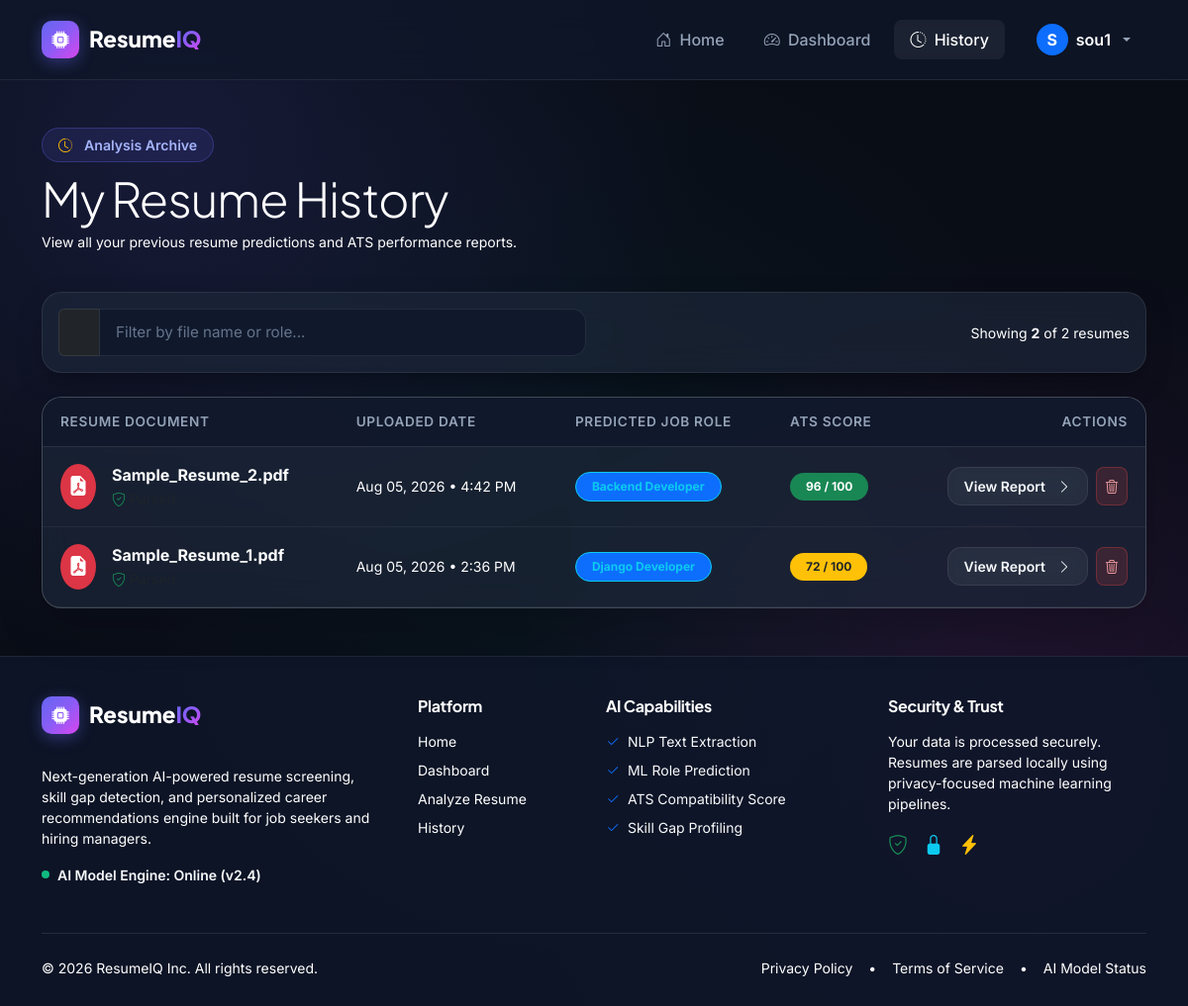
The page /resume/history/ (signed in) on the database its author committed.
### resume/models.py (models this page shows, shortened)
class Resume(models.Model):
    user = models.ForeignKey(
        User,
        on_delete=models.CASCADE
    )
    resume_file = models.FileField(
        upload_to="resumes/"
    )
    uploaded_at = models.DateTimeField(
        auto_now_add=True
    )
    extracted_text = models.TextField(
        blank=True
    )
    predicted_role = models.CharField(
        max_length=100,
        blank=True,
        null=True
    )
    confidence = models.FloatField(
        default=0,
        blank=True,
        null=True
    )
    resume_score = models.IntegerField(
        default=0
    )
    missing_skills = models.TextField(
        blank=True,
        null=True
    )
    recommended_jobs = models.TextField(
        blank=True,
        null=True
    )

### resume/views.py (the view)
# urls.py: path("history/", views.resume_history, name="resume_history"),
@login_required
def resume_history(request):
    resumes = Resume.objects.filter(
        user=request.user
    ).order_by("-uploaded_at")
    context = {"resumes": resumes}
    return render(request, "resume/resume_history.html", context)

### templates/resume/resume_history.html (shortened to what this page needs)
{% extends "base.html" %}
{% block content %}
<div class="container py-5">
    <div class="d-flex flex-column flex-md-row align-items-md-center justify-content-between gap-3 mb-4">
        <div>
            <span class="hero-badge mb-2"><i class="bi bi-clock-history text-warning me-1"></i> Analysis Archive</span>
            <h1 class="display-5 fw-extrabold text-white mb-1">My Resume History</h1>
            <p class="text-white small">View all your previous resume predictions and ATS performance reports.</p>
        </div>
    </div>
    {% if resumes %}
    <div class="card-glass p-3 mb-4">
        <div class="row g-3 align-items-center">
            <div class="col-md-6">
                <div class="input-group">
                    <span class="input-group-text bg-dark bg-opacity-70 border-secondary border-opacity-25 text-muted">
                        <i class="bi bi-search"></i>
                    </span>
                    <input type="text" id="historySearch" class="form-control form-control-dark"
                        placeholder="Filter by file name or role...">
                </div>
            </div>
            <div class="col-md-6 text-md-end text-white small">
                Showing <span class="fw-bold text-white" id="visibleCount">{{ resumes|length }}</span> of {{ resumes|length }} resumes
            </div>
        </div>
    </div>
    <div class="card-glass p-0 overflow-hidden shadow-lg border border-secondary border-opacity-50">
        <div class="table-responsive">
            <table class="table table-glass align-middle mb-0" id="historyTable">
                <thead>
                    <tr>
                        <th>Resume Document</th>
                        <th>Uploaded Date</th>
                        <th>Predicted Job Role</th>
                        <th>ATS Score</th>
                        <th class="text-end">Actions</th>
                    </tr>
                </thead>
                <tbody>
                    {% for resume in resumes %}
                    <tr class="history-row">
                        <td class="search-target">
                            <div class="d-flex align-items-center gap-3">
                                <div class="rounded-circle bg-danger bg-opacity-20 text-white p-2 fs-5">
                                    <i class="bi bi-file-earmark-pdf-fill"></i>
                                </div>
                                <div>
                                    <span class="fw-bold text-white d-block file-name">{{ resume.resume_file|cut:"resumes/" }}</span>
                                    <small class="text-muted"><i class="bi bi-shield-check text-success"></i>
                                        Parsed</small>
                                </div>
                            </div>
                        </td>
                        <td class="text-white small">
                            {{ resume.uploaded_at|date:"M d, Y • g:i A" }}
                        </td>
                        <td class="search-target">
                            {% if resume.predicted_role %}
                            <span
                                class="badge bg-primary bg-opacity-20 text-info border border-info border-opacity-30 px-3 py-2 rounded-pill role-name">
                                {{ resume.predicted_role }}
                            </span>
                            {% else %}
                            <span class="badge bg-secondary text-muted">Pending</span>
                            {% endif %}
                        </td>
                        <td>
                            {% if resume.resume_score %}
                            <span
                                class="badge {% if resume.resume_score >= 80 %}bg-success{% elif resume.resume_score >= 60 %}bg-warning text-dark{% else %}bg-danger{% endif %} px-3 py-2 rounded-pill fw-bold">
                                {{ resume.resume_score }} / 100
                            </span>
                            {% else %}
                            <span class="text-white small">N/A</span>
                            {% endif %}
                        </td>
                        <td class="text-end">
                            <div class="d-inline-flex gap-2">
                                <a href="{% url 'resume_detail' resume.pk %}" class="btn btn-sm btn-glass px-3 py-2">
                                    View Report <i class="bi bi-chevron-right ms-1"></i>
                                </a>
                                <form method="POST" action="{% url 'delete_resume' resume.pk %}"
                                    onsubmit="return confirm('Are you sure you want to delete this resume report?');"
                                    class="d-inline">
                                    <button type="submit" class="btn btn-sm btn-danger-glass px-2 py-2"
                                        title="Delete Resume">
                                        <i class="bi bi-trash3"></i>
                                    </button>
                                </form>
                            </div>
                        </td>
                    </tr>
                    {% endfor %}
                </tbody>
            </table>
        </div>
    </div>
    {% endif %}
</div>
{% endblock %}

### templates/base.html (shortened to what this page needs)
{% load static %}
<!DOCTYPE html>
<html lang="en">
<head>
    <link href="https://cdn.jsdelivr.net/npm/bootstrap@5.3.3/dist/css/bootstrap.min.css" rel="stylesheet">
    <link rel="stylesheet" href="https://cdn.jsdelivr.net/npm/bootstrap-icons@1.11.3/font/bootstrap-icons.min.css">
    <link rel="stylesheet" href="{% static 'css/style.css' %}">
</head>
<body>
    <nav class="navbar navbar-expand-lg navbar-dark navbar-glass py-3">
        <div class="container">
            <a class="navbar-brand-logo" href="/">
                <div class="brand-icon-box">
                    <i class="bi bi-cpu-fill"></i>
                </div>
                <span>Resume<span class="gradient-text">IQ</span></span>
            </a>
            <div class="collapse navbar-collapse" id="navbarNav">
                <ul class="navbar-nav ms-auto align-items-lg-center gap-lg-2">
                    <li class="nav-item">
                        <a class="nav-link nav-link-custom {% if request.resolver_match.url_name == 'home' %}active{% endif %}"
                            href="/">
                            <i class="bi bi-house-door me-1"></i> Home
                        </a>
                    </li>
                    {% if user.is_authenticated %}
                    <li class="nav-item">
                        <a class="nav-link nav-link-custom {% if request.resolver_match.url_name == 'dashboard' %}active{% endif %}"
                            href="{% url 'dashboard' %}">
                            <i class="bi bi-speedometer2 me-1"></i> Dashboard
                        </a>
                    </li>
                    <li class="nav-item">
                        <a class="nav-link nav-link-custom {% if request.resolver_match.url_name == 'resume_history' %}active{% endif %}"
                            href="{% url 'resume_history' %}">
                            <i class="bi bi-clock-history me-1"></i> History
                        </a>
                    </li>
                    <li class="nav-item dropdown ms-lg-2">
                        <a class="nav-link nav-link-custom dropdown-toggle d-flex align-items-center gap-2" href="#"
                            id="userDropdown" role="button" data-bs-toggle="dropdown">
                            <div class="rounded-circle bg-primary text-white d-flex align-items-center justify-content-center"
                                style="width:32px; height:32px; font-weight:700;">
                                {{ user.username|slice:":1"|upper }}
                            </div>
                            <span class="fw-semibold text-white">{{ user.username }}</span>
                        </a>
                    </li>
                    {% endif %}
                </ul>
            </div>
        </div>
    </nav>
    <main class="flex-grow-1">
        {% block content %}
        {% endblock %}
    </main>
    <footer class="footer-glass">
        <div class="container">
            <div class="row g-4 pb-4">
                <div class="col-lg-4 col-md-6">
                    <a class="navbar-brand-logo mb-3" href="/">
                        <div class="brand-icon-box">
                            <i class="bi bi-cpu-fill"></i>
                        </div>
                        <span>Resume<span class="gradient-text">IQ</span></span>
                    </a>
                    <p class="text-white small mt-3 pe-lg-4">
                        Next-generation AI-powered resume screening, skill gap detection, and personalized career
                        recommendations engine built for job seekers and hiring managers.
                    </p>
                    <div class="d-flex align-items-center gap-2 mt-3">
                        <span class="pulse-indicator"></span>
                        <span class="small text-gray fw-semibold">AI Model Engine: Online (v2.4)</span>
                    </div>
                </div>
                <div class="col-lg-2 col-md-6">
                    <h6 class="text-white fw-bold mb-3">Platform</h6>
                    <ul class="list-unstyled d-flex flex-column gap-2 small">
                        <li><a href="/" class="text-white text-decoration-none hover-white">Home</a></li>
                        <li><a href="{% url 'dashboard' %}"
                                class="text-white text-decoration-none hover-white">Dashboard</a></li>
                        <li><a href="{% url 'upload_resume' %}"
                                class="text-white text-decoration-none hover-white">Analyze Resume</a></li>
                        <li><a href="{% url 'resume_history' %}"
                                class="text-white text-decoration-none hover-white">History</a></li>
                    </ul>
                </div>
                <div class="col-lg-3 col-md-6">
                    <h6 class="text-white fw-bold mb-3">AI Capabilities</h6>
                    <ul class="list-unstyled d-flex flex-column gap-2 small">
                        <li class="text-gray"><i class="bi bi-check2 text-primary me-1"></i> NLP Text Extraction</li>
                        <li class="text-gray"><i class="bi bi-check2 text-primary me-1"></i> ML Role Prediction</li>
                        <li class="text-gray"><i class="bi bi-check2 text-primary me-1"></i> ATS Compatibility Score
                        </li>
                        <li class="text-gray"><i class="bi bi-check2 text-primary me-1"></i> Skill Gap Profiling</li>
                    </ul>
                </div>
                <div class="col-lg-3 col-md-6">
                    <h6 class="text-white fw-bold mb-3">Security & Trust</h6>
                    <p class="text-white small mb-3">
                        Your data is processed securely. Resumes are parsed locally using privacy-focused machine
                        learning pipelines.
                    </p>
                    <div class="d-flex gap-3 text-muted fs-5">
                        <i class="bi bi-shield-check text-success"></i>
                        <i class="bi bi-lock-fill text-info"></i>
                        <i class="bi bi-lightning-charge-fill text-warning"></i>
                    </div>
                </div>
            </div>
            <hr class="border-secondary opacity-25 my-4">
            <div
                class="d-flex flex-column flex-md-row align-items-center justify-content-between text-white small pb-2">
                <p class="mb-0">© 2026 ResumeIQ Inc. All rights reserved.</p>
                <div class="d-flex gap-3 mt-2 mt-md-0">
                    <span>Privacy Policy</span>
                    <span>•</span>
                    <span>Terms of Service</span>
                    <span>•</span>
                    <span>AI Model Status</span>
                </div>
            </div>
        </div>
    </footer>
</body>
</html>

### rows shown on the page
Resume: resume_file "Sample_Resume_2.pdf", uploaded_at "Aug 05, 2026 • 4:42 PM", predicted_role "Backend Developer", resume_score "96"
Resume: resume_file "Sample_Resume_1.pdf", uploaded_at "Aug 05, 2026 • 2:36 PM", predicted_role "Django Developer", resume_score "72"

### other values the page prints
{{ user.username|slice:":1"|upper }} "S"
{{ user.username }} "sou1"
{{ resumes|length }} "2"
